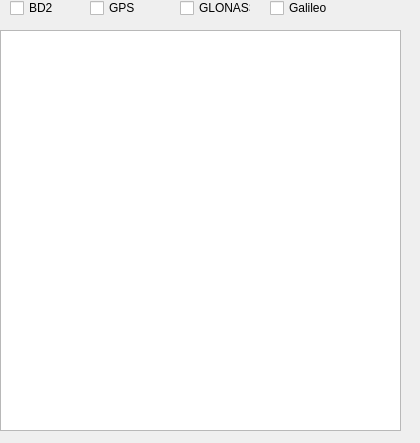
<?xml version="1.0" encoding="UTF-8"?>
<ui version="4.0">
 <class>Skyplot</class>
 <widget class="QDialog" name="Skyplot">
  <property name="geometry">
   <rect>
    <x>0</x>
    <y>0</y>
    <width>420</width>
    <height>443</height>
   </rect>
  </property>
  <property name="windowTitle">
   <string>Skyplot</string>
  </property>
  <widget class="QGraphicsView" name="graphicsView">
   <property name="geometry">
    <rect>
     <x>0</x>
     <y>30</y>
     <width>401</width>
     <height>401</height>
    </rect>
   </property>
  </widget>
  <widget class="QCheckBox" name="GAO_cek">
   <property name="geometry">
    <rect>
     <x>270</x>
     <y>0</y>
     <width>71</width>
     <height>16</height>
    </rect>
   </property>
   <property name="text">
    <string>Galileo</string>
   </property>
  </widget>
  <widget class="QCheckBox" name="GPS_cek">
   <property name="geometry">
    <rect>
     <x>90</x>
     <y>0</y>
     <width>71</width>
     <height>16</height>
    </rect>
   </property>
   <property name="text">
    <string>GPS</string>
   </property>
  </widget>
  <widget class="QCheckBox" name="BDS_cek">
   <property name="geometry">
    <rect>
     <x>10</x>
     <y>0</y>
     <width>71</width>
     <height>16</height>
    </rect>
   </property>
   <property name="text">
    <string>BD2</string>
   </property>
  </widget>
  <widget class="QCheckBox" name="GLS_cek">
   <property name="geometry">
    <rect>
     <x>180</x>
     <y>0</y>
     <width>71</width>
     <height>16</height>
    </rect>
   </property>
   <property name="text">
    <string>GLONASS</string>
   </property>
  </widget>
 </widget>
 <layoutdefault spacing="6" margin="11"/>
 <resources/>
 <connections/>
</ui>
